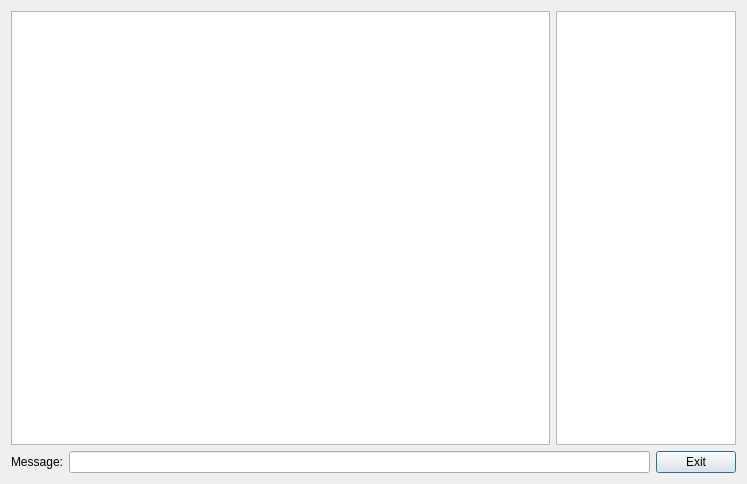
<?xml version="1.0" encoding="UTF-8"?>
<ui version="4.0">
 <class>ChatDialog</class>
 <widget class="QDialog" name="ChatDialog">
  <property name="geometry">
   <rect>
    <x>0</x>
    <y>0</y>
    <width>747</width>
    <height>484</height>
   </rect>
  </property>
  <property name="windowTitle">
   <string>Chat</string>
  </property>
  <layout class="QVBoxLayout">
   <item>
    <layout class="QHBoxLayout">
     <item>
      <widget class="QTextEdit" name="textEdit">
       <property name="focusPolicy">
        <enum>Qt::NoFocus</enum>
       </property>
       <property name="readOnly">
        <bool>true</bool>
       </property>
      </widget>
     </item>
     <item>
      <widget class="QListWidget" name="listWidget">
       <property name="maximumSize">
        <size>
         <width>180</width>
         <height>16777215</height>
        </size>
       </property>
       <property name="focusPolicy">
        <enum>Qt::NoFocus</enum>
       </property>
      </widget>
     </item>
    </layout>
   </item>
   <item>
    <layout class="QHBoxLayout">
     <item>
      <widget class="QLabel" name="label">
       <property name="text">
        <string>Message:</string>
       </property>
      </widget>
     </item>
     <item>
      <widget class="QLineEdit" name="lineEdit"/>
     </item>
     <item>
      <widget class="QPushButton" name="exitButton">
       <property name="text">
        <string>Exit</string>
       </property>
      </widget>
     </item>
    </layout>
   </item>
  </layout>
 </widget>
 <resources/>
 <connections/>
</ui>
